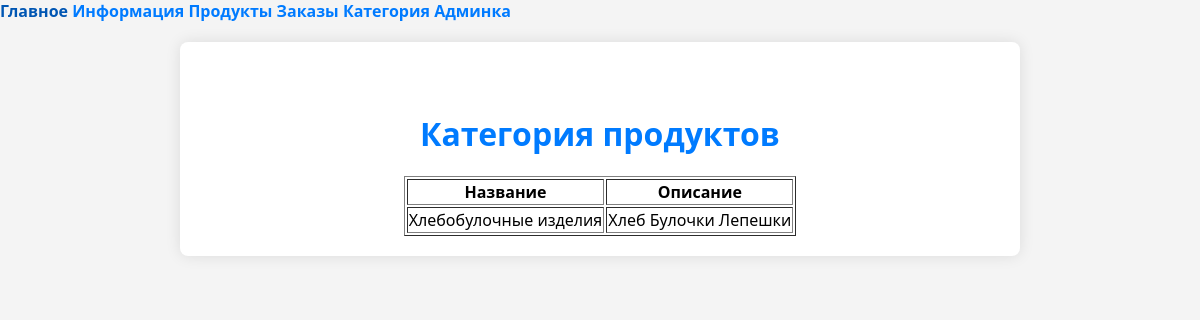
The page /categories/ on the database as committed earlier.
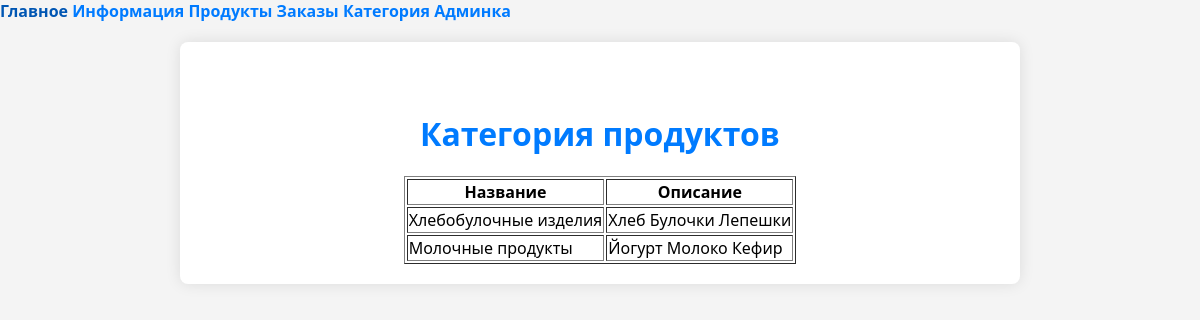
The same page on the database as committed later.
### core/models.py (models this page shows, shortened)
class Category(models.Model):
    name = models.CharField(max_length=255)
    description = models.TextField()

### core/views.py (the view)
# urls.py: path('categories/', CategoriesView.as_view(), name='categories'),
class CategoriesView(View):
    def get(self, request):
        categories = Category.objects.all()
        return render(request, 'core/category.html', {'categories': categories})

### core/templates/core/category.html (shortened to what this page needs)
{% extends 'core/base.html' %}
{% block content %}
  <div>
    <h1>Категория продуктов</h1>
    <table border="1">
      <thead>
        <tr>
          <th>Название</th>
          <th>Описание</th>
        </tr>
      </thead>
      <tbody>
        {% for category in categories %}
          <tr>
            <td>{{ category.name }}</td>
            <td>{{ category.description }}</td>
          </tr>
        {% endfor %}
      </tbody>
    </table>
  </div>
{% endblock %}

Rows that differ between the two databases and show on the page:
added Category: name "Молочные продукты", description "Йогурт Молоко Кефир"
